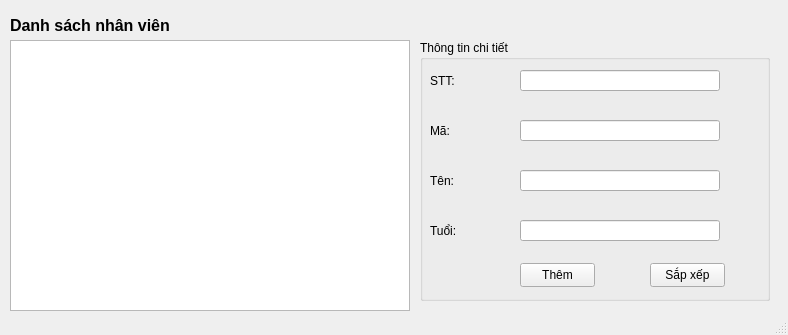
<?xml version="1.0" encoding="UTF-8"?>
<ui version="4.0">
 <class>MainWindow</class>
 <widget class="QMainWindow" name="MainWindow">
  <property name="geometry">
   <rect>
    <x>0</x>
    <y>0</y>
    <width>788</width>
    <height>335</height>
   </rect>
  </property>
  <property name="windowTitle">
   <string>Employee Management</string>
  </property>
  <widget class="QWidget" name="centralwidget">
   <widget class="QTableWidget" name="tableWidget">
    <property name="geometry">
     <rect>
      <x>10</x>
      <y>40</y>
      <width>400</width>
      <height>271</height>
     </rect>
    </property>
   </widget>
   <widget class="QGroupBox" name="groupBoxDetails">
    <property name="geometry">
     <rect>
      <x>420</x>
      <y>40</y>
      <width>350</width>
      <height>261</height>
     </rect>
    </property>
    <property name="title">
     <string>Thông tin chi tiết</string>
    </property>
    <widget class="QLabel" name="label_ID">
     <property name="geometry">
      <rect>
       <x>10</x>
       <y>30</y>
       <width>81</width>
       <height>21</height>
      </rect>
     </property>
     <property name="text">
      <string>STT:</string>
     </property>
    </widget>
    <widget class="QLineEdit" name="lineEdit_ID">
     <property name="geometry">
      <rect>
       <x>100</x>
       <y>30</y>
       <width>200</width>
       <height>21</height>
      </rect>
     </property>
     <property name="readOnly">
      <bool>false</bool>
     </property>
    </widget>
    <widget class="QLabel" name="label_FullName">
     <property name="geometry">
      <rect>
       <x>10</x>
       <y>80</y>
       <width>81</width>
       <height>21</height>
      </rect>
     </property>
     <property name="text">
      <string>Mã:</string>
     </property>
    </widget>
    <widget class="QLineEdit" name="lineEdit_FullName">
     <property name="geometry">
      <rect>
       <x>100</x>
       <y>80</y>
       <width>200</width>
       <height>21</height>
      </rect>
     </property>
     <property name="readOnly">
      <bool>false</bool>
     </property>
    </widget>
    <widget class="QLabel" name="label_Address">
     <property name="geometry">
      <rect>
       <x>10</x>
       <y>130</y>
       <width>81</width>
       <height>21</height>
      </rect>
     </property>
     <property name="text">
      <string>Tên:</string>
     </property>
    </widget>
    <widget class="QLineEdit" name="lineEdit_Address">
     <property name="geometry">
      <rect>
       <x>100</x>
       <y>130</y>
       <width>200</width>
       <height>21</height>
      </rect>
     </property>
     <property name="readOnly">
      <bool>false</bool>
     </property>
    </widget>
    <widget class="QLabel" name="label_Birth">
     <property name="geometry">
      <rect>
       <x>10</x>
       <y>180</y>
       <width>81</width>
       <height>21</height>
      </rect>
     </property>
     <property name="text">
      <string>Tuổi:</string>
     </property>
    </widget>
    <widget class="QLineEdit" name="lineEdit_Birth">
     <property name="geometry">
      <rect>
       <x>100</x>
       <y>180</y>
       <width>200</width>
       <height>21</height>
      </rect>
     </property>
     <property name="readOnly">
      <bool>false</bool>
     </property>
    </widget>
    <widget class="QPushButton" name="pushButton">
     <property name="geometry">
      <rect>
       <x>100</x>
       <y>223</y>
       <width>75</width>
       <height>24</height>
      </rect>
     </property>
     <property name="text">
      <string>Thêm</string>
     </property>
    </widget>
    <widget class="QPushButton" name="pushButton_2">
     <property name="geometry">
      <rect>
       <x>230</x>
       <y>223</y>
       <width>75</width>
       <height>24</height>
      </rect>
     </property>
     <property name="text">
      <string>Sắp xếp</string>
     </property>
    </widget>
   </widget>
   <widget class="QLabel" name="label">
    <property name="geometry">
     <rect>
      <x>10</x>
      <y>10</y>
      <width>161</width>
      <height>31</height>
     </rect>
    </property>
    <property name="text">
     <string>&lt;html&gt;&lt;head/&gt;&lt;body&gt;&lt;p&gt;&lt;span style=&quot; font-size:12pt; font-weight:700;&quot;&gt;Danh sách nhân viên&lt;/span&gt;&lt;/p&gt;&lt;/body&gt;&lt;/html&gt;</string>
    </property>
   </widget>
  </widget>
  <widget class="QStatusBar" name="statusbar"/>
 </widget>
 <resources/>
 <connections/>
</ui>
